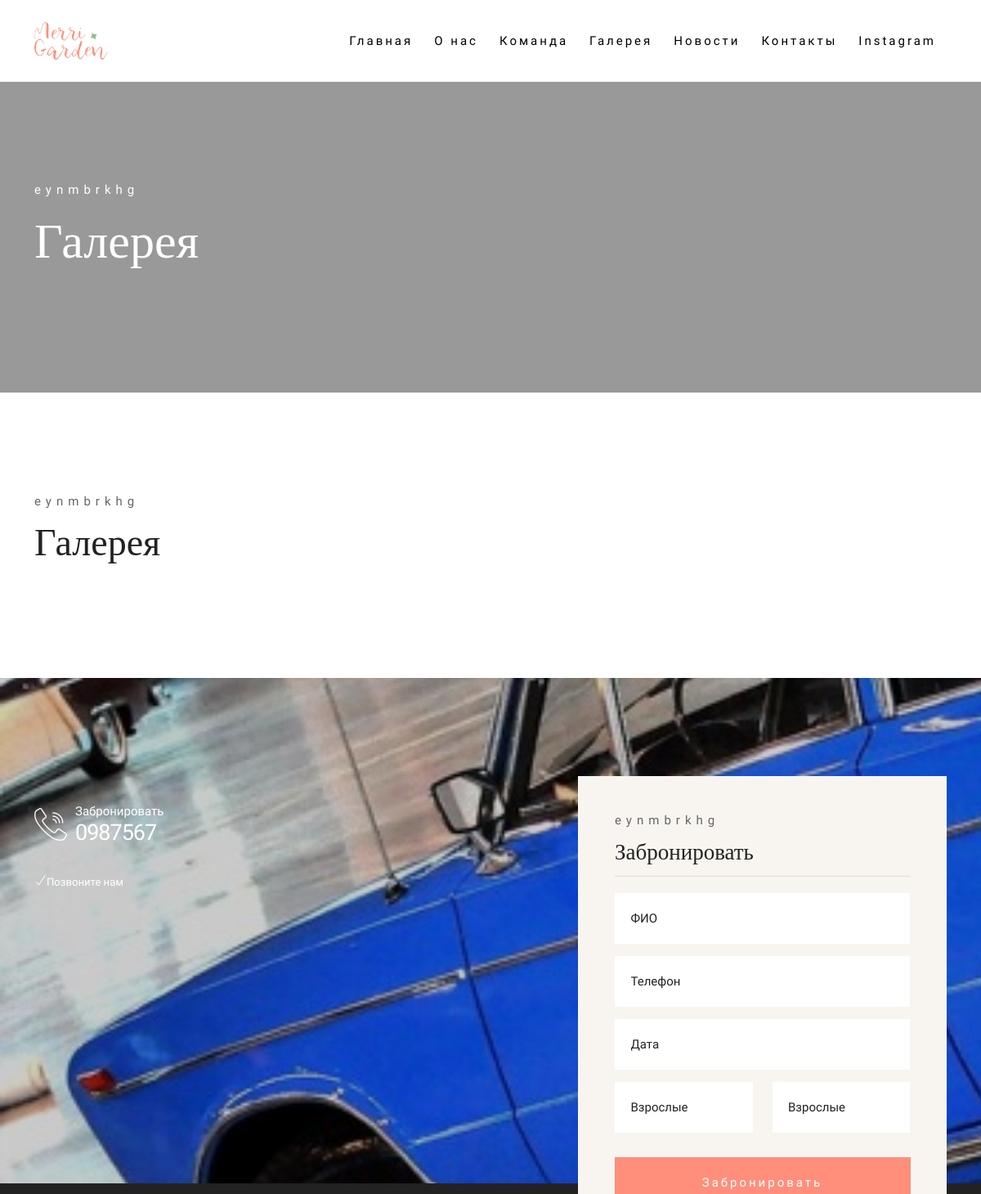
The app's page /gallery/ (upper part), older data.
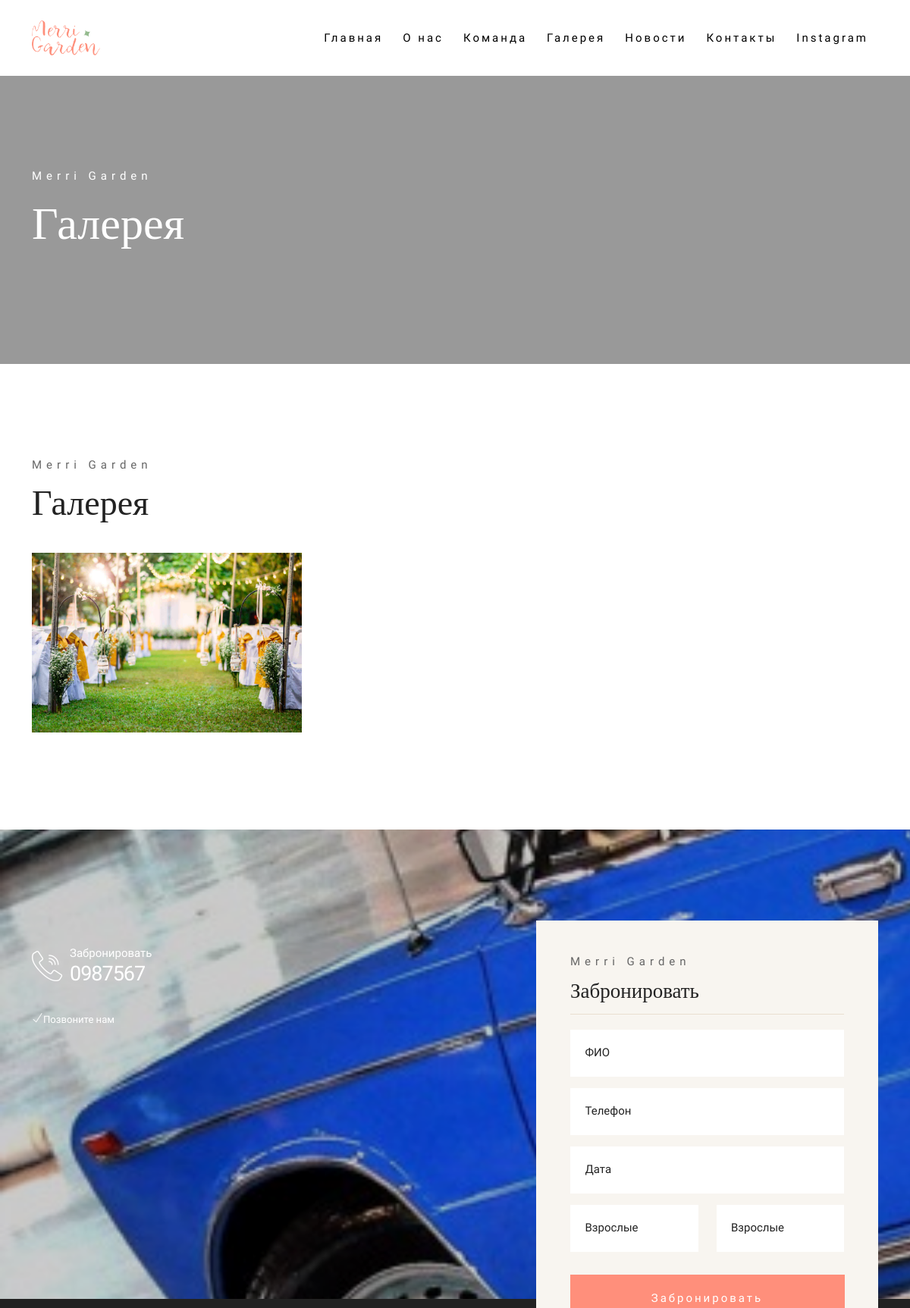
The same page, newer data.
### apps/base/models.py (models this page shows, shortened)
class Admin(models.Model):
    title = models.CharField(max_length=50, verbose_name='Название')
    phone = models.CharField(max_length=30, verbose_name='Телефонный номер')
    email = models.EmailField(verbose_name='Email')
    location = models.CharField(max_length=255, verbose_name='Локация')
    instagram = models.URLField(verbose_name='Instagram')
    twitter = models.URLField(verbose_name='Twitter')
    youtube = models.URLField(verbose_name='YouTube')
    facebook = models.URLField(verbose_name='Facebook')
    class Meta:
        verbose_name = 'Админ'
        verbose_name_plural = 'Админ'

### apps/secondary/models.py (models this page shows)
class Gallery(models.Model):
    image = models.ImageField(
        upload_to='gallery_image/',
        verbose_name='Фотография'
    )
    class Meta:
        verbose_name = 'Галерея'
        verbose_name_plural = 'Галерея'

### apps/base/views.py (the view, shortened to what this page needs)
# urls.py: path('gallery/', gallery, name='gallery_url'),
def gallery(request):
    admin = Admin.objects.latest('id')
    footer = Footer.objects.latest('id')
    photoes = Gallery.objects.all()
    banner_all = Banner.objects.all()
    return render(request, 'gallery.html', locals())

### templates/gallery.html
{% extends 'include/homepage.html' %}
{% load static %}
{% block content %}
{% include 'include/header.html' %}
    <div class="banner-header section-padding valign bg-img bg-fixed" data-overlay-dark="4" data-background="{{about.background.url}}">
        <div class="container">
            <div class="row">
                <div class="col-md-12 caption mt-90">
                    <h5>{{admin.title}}</h5>
                    <h1>Галерея</h1>
                </div>
            </div>
        </div>
    </div>
    <section class="section-padding">
        <div class="container">
            <div class="row">
                <div class="col-md-12">
                    <div class="section-subtitle">{{admin.title}}</div>
                    <div class="section-title">Галерея</div>
                </div>
                {% for gallery in photoes %}
                <div class="col-md-4 gallery-item">
                    <a href="{{gallery.image.url}}" title="" class="img-zoom">
                        <div class="gallery-box">
                            <div class="gallery-img"> <img src="{{gallery.image.url}}" class="img-fluid mx-auto d-block" alt="work-img"> </div>
                        </div>
                    </a>
                </div>
                {% endfor %}
            </div>
        </div>
    </section>
    {% include 'include/footer.html' %}
{% endblock %}

### templates/include/homepage.html (shortened to what this page needs)
{% load static %}
<!DOCTYPE html>
<html lang="zxx">
<head>
    <link rel="stylesheet" href="{% static 'css/plugins.css' %}" />
    <link rel="stylesheet" href="{% static 'css/style.css' %}" />
</head>
<body>
    {% block content %}
    {% endblock %}
</body>
</html>

### templates/include/header.html (shortened to what this page needs)
{% load static %}
    <nav class="navbar navbar-expand-lg">
        <div class="container">
            <div class="logo-wrapper">
                <a class="logo" href="{%    url 'index_url' %}"> <img src="{% static 'img/logo.png' %}" class="logo-img" alt=""> </a>
            </div>
            <div class="collapse navbar-collapse" id="navbar">
                <ul class="navbar-nav ms-auto">
                    <li class="nav-item"><a class="nav-link" href="{% url 'index_url' %}">Главная</a></li>
                    <li class="nav-item"><a class="nav-link" href="{% url 'about_us_url' %}">О нас</a></li>
                    <li class="nav-item"><a class="nav-link" href="{% url 'team_url' %}">Команда</a></li>
                    <li class="nav-item"><a class="nav-link" href="{% url 'gallery_url' %}">Галерея</a></li>
                    <li class="nav-item"><a class="nav-link" href="{% url 'news_url' %}">Новости</a></li>
                    <li class="nav-item"><a class="nav-link" href="{% url 'contact_url' %}">Контакты</a></li>
                    <li class="nav-item"><a class="nav-link" href="{{admin.instagram}}">Instagram</a></li>
                </ul>
            </div>
        </div>
    </nav>

### templates/include/footer.html (shortened to what this page needs)
{% load static %}
<section class="testimonials">
    <div class="background bg-img bg-fixed section-padding pb-0" data-background="{{footer.image.url}}"
        data-overlay-dark="2">
        <div class="container">
            <div class="row">
                <div class="col-md-5 mb-30 mt-30">
                    <div class="reservations mb-30">
                        <div class="icon color-1"><span class="flaticon-call"></span></div>
                        <div class="text">
                            <p class="color-1">Забронировать</p> <a class="color-1" href="tel:{{admin.phone}}">{{admin.phone}}</a>
                        </div>
                    </div>
                    <p><i class="ti-check"></i><small>Позвоните нам</small></p>
                </div>
                <div class="col-md-5 offset-md-2">
                    <div class="booking-box">
                        <div class="head-box">
                            <h6>{{admin.title}}</h6>
                            <h4>Забронировать</h4>
                        </div>
                        <div class="booking-inner clearfix">
                            <form method="POST" class="form1 clearfix">
                                <div class="row">
                                    <div class="col-md-12">
                                        <div class="input1_wrapper">
                                            <div class="input1_inner">
                                                <input type="text" name="fullname" class="form-control baseinput"
                                                    placeholder="ФИО">
                                            </div>
                                        </div>
                                    </div>
                                    <div class="col-md-12">
                                        <div class="input1_wrapper">
                                            <div class="input1_inner">
                                                <input type="text" name="phone" class="form-control baseinput"
                                                    placeholder="Телефон">
                                            </div>
                                        </div>
                                    </div>
                                    <div class="col-md-12">
                                        <div class="input1_wrapper">
                                            <div class="input1_inner">
                                                <input type="text" name="date" class="form-control input datepicker"
                                                    placeholder="Дата">
                                            </div>
                                        </div>
                                    </div>
                                    <div class="col-md-6">
                                        <div class="input1_inner">
                                                <input type="text" name="adults_quantity" class="form-control baseinput"
                                                        placeholder="Взрослые">
                                        </div>
                                    </div>
                                    <div class="col-md-6">
                                        <div class="input1_inner">
                                                <input type="text" name="childs_quantity" class="form-control baseinput"
                                                        placeholder="Взрослые">
                                        </div>
                                    </div>
                                    <div class="col-md-12">
                                        <button name="footer_submit" type="submit" class="btn-form1-submit mt-15">Забронировать</button>
                                    </div>
                                </div>
                            </form>
                        </div>
                    </div>
                </div>
            </div>
        </div>
    </div>
</section>
<footer class="footer">
    <div class="footer-top">
    </div>
</footer>

Row changes from the older to the newer data that the page shows:
changed Admin: title "eynmbrkhg" → "Merri Garden"
added Gallery: image (picture)
